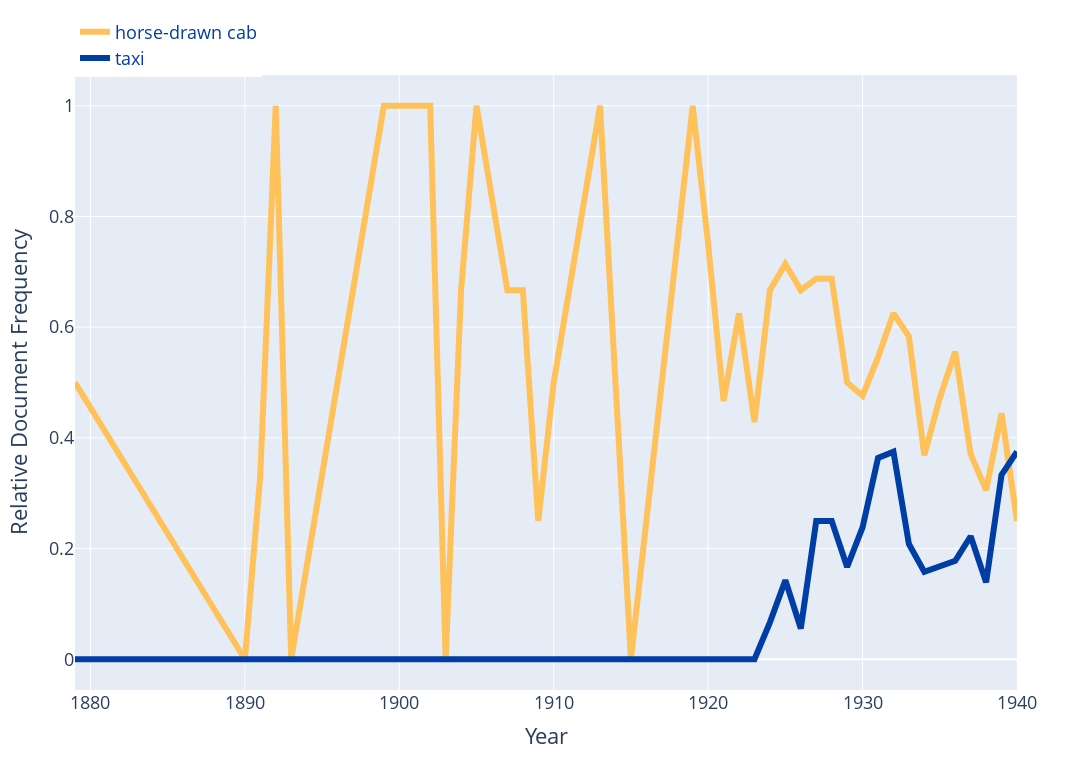

Source (notebook cell):
### Code cell
# let's plot ormanisRelDocFreq and taxiRelDocFreq over the years - which is the index for this dataframe
# we want to use horse_color for ormanis and moto_color for taxi
# we will use plotly express for this
moto_color = "rgb(0, 61, 165)" # Pantone 293
horse_color = "rgb(255, 194, 90)" # complimentary color to Pantone 293
print(f"moto_color: {moto_color}")
print(f"horse_color: {horse_color}")
scale = 3
width = 370 * scale
height = 255 * scale
font_size = 6 * scale
margin = 25 * scale
top_margin = 25 * scale
bottom_margin = 25 * scale
line_thickness = 2 * scale

plot_df = ormanis_taxi_df.copy()
# let's rename columns ormanisRelDocFreq and taxiRelDocFreq to ormanis and taxi
plot_df.rename(columns={"ormanisRelDocFreq": "horse-drawn cab", "taxiRelDocFreq": "taxi"}, inplace=True)
fig = px.line(plot_df, 
              x=plot_df.index, 
              y=["horse-drawn cab", "taxi"], 
              title="Horse-Drawn Cab and Taxi Relative Document Frequency over Years",
            labels={"horse-drawn cab": "Horse-Drawn Cab", "taxi": "Taxi"},

              )
# set the color of the lines
fig.update_traces(line=dict(color=horse_color), selector=dict(name="horse-drawn cab"))
fig.update_traces(line=dict(color=moto_color), selector=dict(name="taxi"))

# set width of the lines
fig.update_traces(line=dict(width=line_thickness), selector=dict(name="horse-drawn cab"))
fig.update_traces(line=dict(width=line_thickness), selector=dict(name="taxi"))

# set the color of the markers
fig.update_traces(marker=dict(color=horse_color), selector=dict(name="horse-drawn cab"))
fig.update_traces(marker=dict(color=moto_color), selector=dict(name="taxi"))
# set the color of the legend
fig.update_layout(legend=dict(font=dict(color=horse_color), title_text="horse-drawn cab"))
# set the color of the legend
fig.update_layout(legend=dict(font=dict(color=moto_color), title_text="Taxi"))
# set the title of the x axis
fig.update_xaxes(title="Year")
# set the title of the y axis
fig.update_yaxes(title="Relative Document Frequency")

# set width and height
fig.update_layout(width=width, height=height)
# set the font size
# change font size
fig.update_layout(font=dict(size=font_size))

# let's hide title
fig.update_layout(title="")
# let's update legen
fig.update_layout(showlegend=True)
# set the legend position to top right
fig.update_layout(legend=dict(x=0.00, y=1.1, xanchor='left', yanchor='top'))
# set the legend title
fig.update_layout(legend_title_text="")
# set the legend font size
fig.update_layout(legend_font=dict(size=font_size))
# set the legend font color
fig.update_layout(legend_font_color=horse_color)
# set the legend font color
fig.update_layout(legend_font_color=moto_color)

fig.update_layout(margin=dict(l=margin, r=margin, t=top_margin, b=bottom_margin))
# let's change 

fig.show()

### Figure 1 — Plotly figure (JSON) as saved in the notebook; plotly's stock layout.template omitted (floating-point values rounded to 4 significant figures)
{"data": [{"hovertemplate": "variable=horse-drawn cab<br>year=%{x}<br>value=%{y}<extra></extra>", "legendgroup": "horse-drawn cab", "line": {"color": "rgb(255, 194, 90)", "dash": "solid", "width": 6}, "marker": {"color": "rgb(255, 194, 90)", "symbol": "circle"}, "mode": "lines", "name": "horse-drawn cab", "orientation": "v", "showlegend": true, "type": "scatter", "x": [1879, 1890, 1891, 1892, 1893, 1895, 1899, 1900, 1901, 1902, 1903, 1904, 1905, 1907, 1908, 1909, 1910, 1911, 1912, 1913, 1914, 1915, 1919, 1920, 1921, 1922, 1923, 1924, 1925, 1926, 1927, 1928, 1929, 1930, 1931, 1932, 1933, 1934, 1935, 1936, 1937, 1938, 1939, 1940], "xaxis": "x", "y": [0.5, 0, 0.3333, 1, 0, 0.3333, 1, 1, 1, 1, 0, 0.6667, 1, 0.6667, 0.6667, 0.25, 0.5, 0.6667, 0.8333, 1, 0.5, 0, 1, 0.75, 0.4667, 0.625, 0.4286, 0.6667, 0.7143, 0.6667, 0.6875, 0.6875, 0.5, 0.4762, 0.5455, 0.625, 0.5833, 0.3684, 0.4722, 0.5556, 0.3704, 0.3056, 0.4444, 0.25], "yaxis": "y"}, {"hovertemplate": "variable=taxi<br>year=%{x}<br>value=%{y}<extra></extra>", "legendgroup": "taxi", "line": {"color": "rgb(0, 61, 165)", "dash": "solid", "width": 6}, "marker": {"color": "rgb(0, 61, 165)", "symbol": "circle"}, "mode": "lines", "name": "taxi", "orientation": "v", "showlegend": true, "type": "scatter", "x": [1879, 1890, 1891, 1892, 1893, 1895, 1899, 1900, 1901, 1902, 1903, 1904, 1905, 1907, 1908, 1909, 1910, 1911, 1912, 1913, 1914, 1915, 1919, 1920, 1921, 1922, 1923, 1924, 1925, 1926, 1927, 1928, 1929, 1930, 1931, 1932, 1933, 1934, 1935, 1936, 1937, 1938, 1939, 1940], "xaxis": "x", "y": [0, 0, 0, 0, 0, 0, 0, 0, 0, 0, 0, 0, 0, 0, 0, 0, 0, 0, 0, 0, 0, 0, 0, 0, 0, 0, 0, 0.06667, 0.1429, 0.05556, 0.25, 0.25, 0.1667, 0.2381, 0.3636, 0.375, 0.2083, 0.1579, 0.1667, 0.1778, 0.2222, 0.1389, 0.3333, 0.375], "yaxis": "y"}], "layout": {"font": {"size": 18}, "height": 765, "legend": {"font": {"color": "rgb(0, 61, 165)", "size": 18}, "title": {"text": ""}, "tracegroupgap": 0, "x": 0, "xanchor": "left", "y": 1.1, "yanchor": "top"}, "margin": {"b": 75, "l": 75, "r": 75, "t": 75}, "showlegend": true, "title": {"text": ""}, "width": 1110, "xaxis": {"anchor": "y", "domain": [0, 1], "title": {"text": "Year"}}, "yaxis": {"anchor": "x", "domain": [0, 1], "title": {"text": "Relative Document Frequency"}}}}
